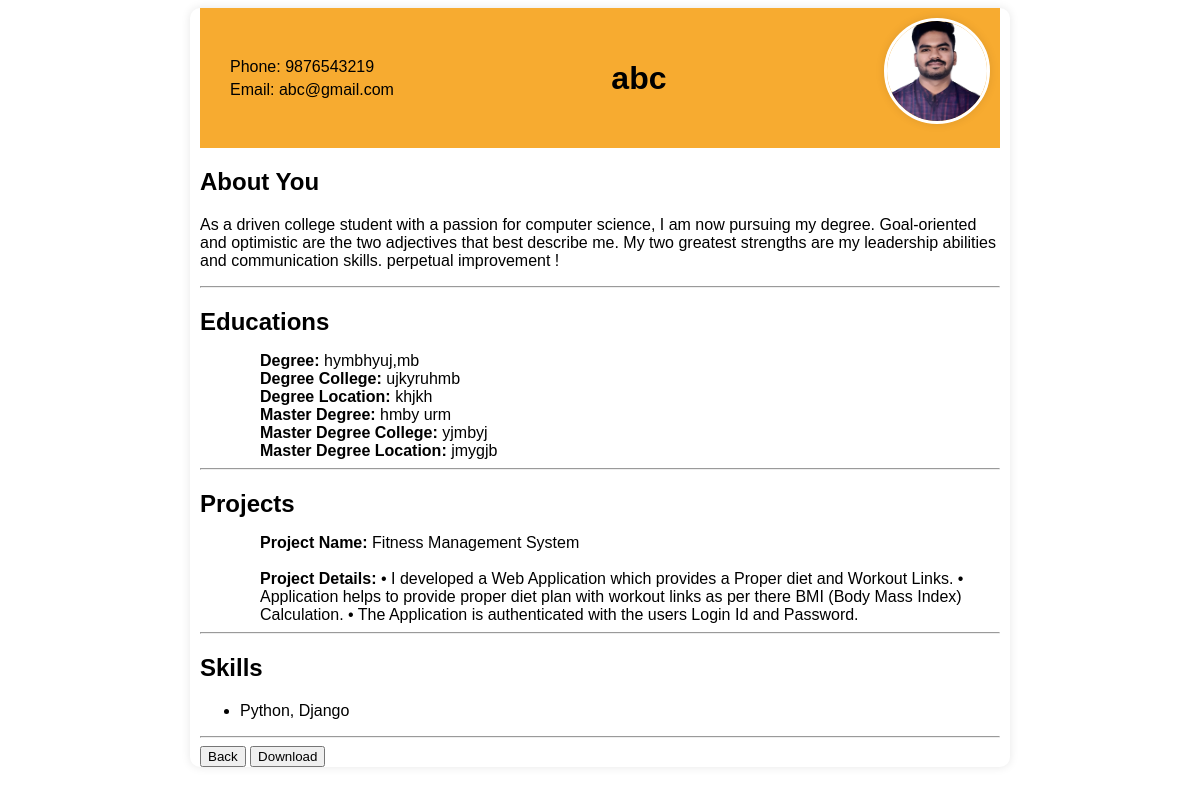
The app's page /user-details/ (signed in) with its own data.
### pdf/models.py (models this page shows, shortened)
class Profile(models.Model):
    user = models.ForeignKey(User, on_delete=models.CASCADE, related_name='profile')
    name = models.CharField(max_length=100)
    phone = models.CharField(max_length=100)
    email = models.EmailField(max_length=100)
    image = models.ImageField(upload_to='media/', null=True, blank=True)
    about_you = models.TextField(max_length=1000)
    DisplayFields = ['user', 'name', 'phone', 'email', 'about_you', 'image']
    SearchableFields = ['name', 'email']

class Education(models.Model):
    user = models.ForeignKey(User, on_delete=models.CASCADE, related_name='educations', null=True)
    Degree = models.CharField(max_length=100)
    Degree_College = models.CharField(max_length=100)
    Degree_Location = models.EmailField(max_length=100)
    Master_Degree = models.CharField(max_length=100)
    Master_Degree_College = models.CharField(max_length=100)
    Master_Degree_Location = models.EmailField(max_length=100)
    DisplayFields = ['user', 'Degree','Degree_College','Degree_Location','Master_Degree','Master_Degree_College','Master_Degree_Location']
    SearchableFields = ['Degree', 'Master_Degree']

class Project(models.Model):
    user = models.ForeignKey(User, on_delete=models.CASCADE, related_name='projects')
    Project_Name = models.CharField(max_length=100)
    Project_Details = models.TextField(max_length=1000)
    DisplayFields = ['user', 'Project_Name','Project_Details']
    SearchableFields = ['Project_Name']

class Skill(models.Model):
    user = models.ForeignKey(User, on_delete=models.CASCADE, related_name='skills')
    skill_names = models.CharField(max_length=100)
    DisplayFields = ['user', 'skill_names']
    SearchableFields = ['user']

### pdf/views.py (the view)
# urls.py: path('user-details/', views.user_detail, name='user_details'),
def user_detail(request):
    user = request.user
    profile = Profile.objects.get(user=user)
    education = Education.objects.filter(user=user)
    projects = Project.objects.filter(user=user)
    skills = Skill.objects.filter(user=user)
    return render(request, 'user_details.html', {'profile': profile, 'education': education, 'projects': projects,'skills':skills })

### pdf/templates/user_details.html (shortened to what this page needs)
<!DOCTYPE html>
<html lang="en">
<head>
    {% load static %}
    <link rel="stylesheet" href="{% static 'details.css'%}">
</head>
<body>
    <div class="container">
        <header class="header">
        <div class="contact-info">
            <p>Phone: {{ profile.phone }}</p>
            <p>Email: {{ profile.email }}</p>
        </div>
        <h1 class="name">{{ profile.name }}</h1>
        <div class="profile-image">
            {% if profile.image %}
                <img src="{{ profile.image.url }}" alt="Profile Image">
            {% else %}
                <p>No image available</p>
            {% endif %}
        </div>
    </header>
    <section class="about">
        <h2>About You</h2>
        <p>{{ profile.about_you }}</p>
    </section>
    <hr class="divider">
    <section class="education">
        <h2>Educations</h2>
        <ul>
            {% for education in education %}
                <li><strong>Degree:</strong> {{ education.Degree }}</li>
                <li><strong>Degree College:</strong> {{ education.Degree_College }}</li>
                <li><strong>Degree Location:</strong> {{ education.Degree_Location }}</li>
                <li><strong>Master Degree:</strong> {{ education.Master_Degree }}</li>
                <li><strong>Master Degree College:</strong> {{ education.Master_Degree_College }}</li>
                <li><strong>Master Degree Location:</strong> {{ education.Master_Degree_Location }}</li>
            {% empty %}
                <li>No education records found.</li>
            {% endfor %}
        </ul>
    </section>
    <hr class="divider">
    <section class="projects">
        <h2>Projects</h2>
        <ul>
            {% for project in projects %}
                <li><strong>Project Name:</strong> {{ project.Project_Name }}</li>
                <br>
                <li><strong>Project Details:</strong> {{ project.Project_Details }}</li>
            {% empty %}
                <li>No projects found.</li>
            {% endfor %}
        </ul>
    </section>
    <hr class="divider">
   <section class="skills">
    <h2>Skills</h2>
    <ul>
        {% for skill in skills %}
            <li>{{ skill.skill_names }}</li>
        {% empty %}
            <li>No skills found.</li>
        {% endfor %}
    </ul>
</section>
<hr class="divider">
    <button onclick="goBack()">Back</button>
    <button onclick="downloadPDF()">Download</button>
    </div>
</body>
</html>

### static/details.css (style rules this page uses)
.container { font-family: Arial, sans-serif; max-width: 800px; margin: 0 auto; padding: 0 10px; background-color: #ffffff; border-radius: 10px; box-shadow: 0 0 10px rgba(0, 0, 0, 0.1); }
.header { background-color: #f7ab30; color: #000000; padding: 10px 10px; display: flex; align-items: center; justify-content: space-between; height: 120px; }
.contact-info { margin-left: 20px; }
.contact-info p { margin: 5px 0; }
.profile-image { text-align: right; margin-top: -10px; }
.profile-image img { width: 100px; height: 100px; border-radius: 50%; object-fit: cover; border: 3px solid #ffffff; box-shadow: 0 0 10px rgba(0, 0, 0, 0.1); }
.education, .projects { margin-top: 20px; }
.education h2, .projects h2 { font-size: 24px; color: #000000; margin-bottom: 10px; }
.education ul, .projects ul { font-size: 16px; color: #000000; margin-bottom: 5px; }
.education li, .projects li { list-style: none; padding-left: 20px; position: relative; }
.education li::before, .projects li::before { content: "\f05a"; font-family: "Font Awesome 5 Free"; font-weight: 900; position: absolute; left: 0; top: 50%; transform: translateY(-50%); color: #000000; }
.projects li::before { content: "\f0a1"; }

### records on screen
Profile: phone "9876543219", email "abc@gmail.com", name "abc", image (picture), about_you "As a driven college student with a passion for computer science, I am now pursuing my degree. Goal-oriented and optimistic are the two adjectives that best describe me. My two greatest strengths are my leadership abilities and communication skills. perpetual improvement !"
Education: Degree "hymbhyuj,mb", Degree_College "ujkyruhmb", Degree_Location "khjkh", Master_Degree "hmby urm", Master_Degree_College "yjmbyj", Master_Degree_Location "jmygjb"
Project: Project_Name "Fitness Management System", Project_Details "• I developed a Web Application which provides a Proper diet and Workout Links. • Application helps to provide proper diet plan with workout links as per there BMI (Body Mass Index) Calculation. • The Application is authenticated with the users Login Id and Password."
Skill: skill_names "Python, Django"
